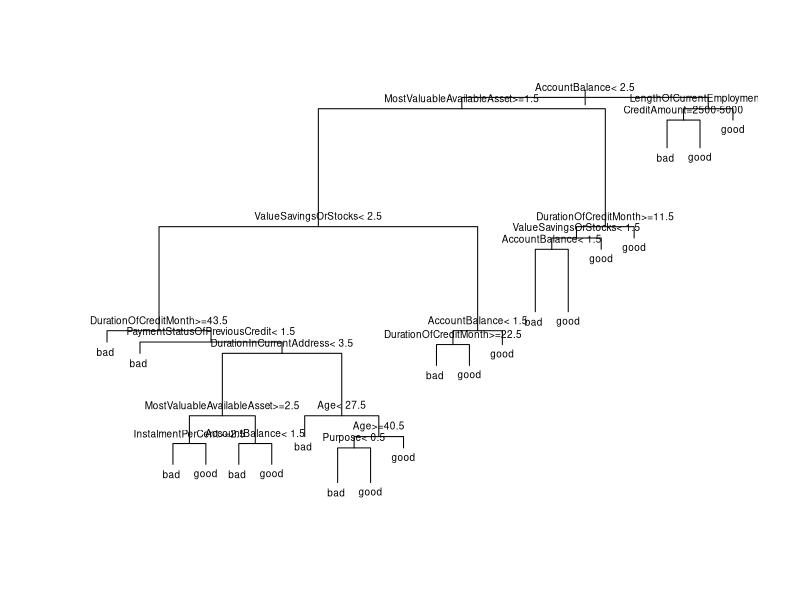

R code for this plot:
## ---- chunk 1
setwd("C:/Users/mathe/Documents/GitHub/EstatSite_R")

require(readxl)
library("rpart")
library("ROCR")
## ---- chunk 2
dados <- read_xlsx("german_credit_21-1.xlsx")

## Discretiza as variaveis
Creditability_index1 = which(dados$Creditability == 1)
Creditability_index2 = which(dados$Creditability == 0)

dados$Creditability[Creditability_index1] = 'good' 
dados$Creditability[Creditability_index2] = 'bad'

## ifelse avalia antes de executar
dados$CreditAmount = ifelse(dados$CreditAmount <= 2500, 
                            "0-2500", 
                            ifelse(dados$CreditAmount < 5000, 
                                   "5000+", 
                                   "2500-5000"))

## Gera indices da base treino e teste
train_index = sample(1:nrow(dados), 
                     0.6*nrow(dados), 
                     replace = FALSE)

## Gera base treino e teste
train = data.frame()
train = dados[train_index,] 
test = data.frame()
test = dados[-train_index,]

## Usa rpart para decision tree
train_tree = rpart(Creditability~., 
                   data = train)

## Plota a árvore de decisão
plot(train_tree)

## Insere a legenda dos galhos
text(train_tree, 
     pretty = 0, 
     cex = 0.6)

## Predict como funcao para trazer a probabilidade do cliente ser mau/bom
test_tree_predict = predict(train_tree, 
                            newdata = test)

## Predict com tipo 'classe' retorna se é bom ou mau
test_tree_predict = predict(train_tree, 
                            newdata = test, 
                            type = "class")

## confusion matrix
table(test_tree_predict, 
      test$Creditability)
